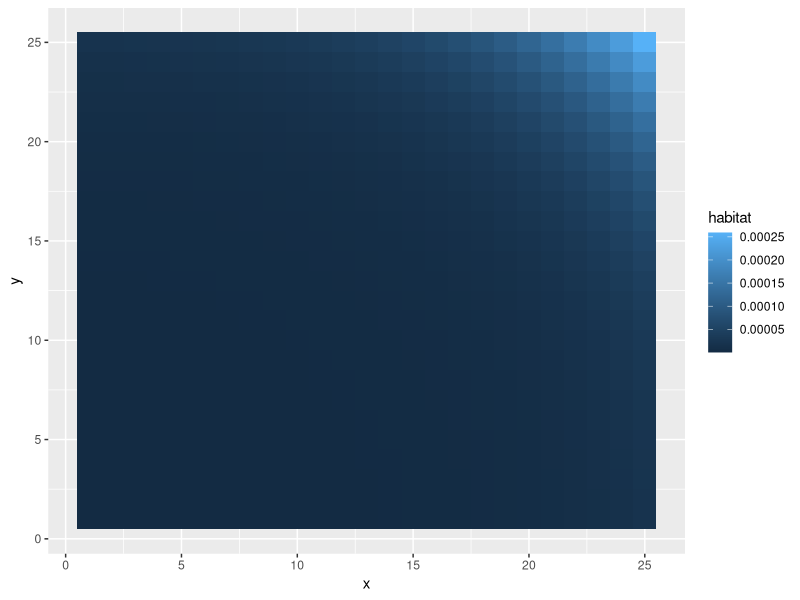

This figure's R source: (Note: this script raises an error after producing the figure.)
set.seed(42)
library(tidyverse)

patches <- 25

ages <- 20

a = matrix(rnorm(patches * patches * ages,100), nrow = patches * patches, ncol = ages)

habitat <- expand_grid(x =1:patches, y = 1:patches) %>%
  mutate(habitat =  dnorm((x^2 + y^2), 2000,500))


habitat %>%
  ggplot(aes(x, y, fill = habitat)) +
  geom_tile()


distance <- expand_grid(x = 1:patches,y = 1:patches) %>%
  dist() %>%
  as.matrix()

distance <- dnorm(distance,0,12)

distance <- distance / rowSums(distance)


habitat_mat <-
  matrix(
    rep(habitat$habitat, patches),
    nrow = nrow(distance),
    ncol = ncol(distance),
    byrow = TRUE
  )

habitat_mat <- habitat_mat / rowSums(habitat_mat)

# image(habitat_mat)

dist_hab <-  distance * habitat_mat

dist_hab <- dist_hab / rowSums(dist_hab)

tt <- Sys.time()

b <- move_matrix_arma(dist_hab, a, 1000)

Sys.time() - tt


d <- array(0, dim = c(patches * patches,ages, 1000))

tt <- Sys.time()

for (i in 1:1000){


b <- move_matrix_arma(dist_hab, a, 1)

d[,,i] <-  b

}
Sys.time() - tt


